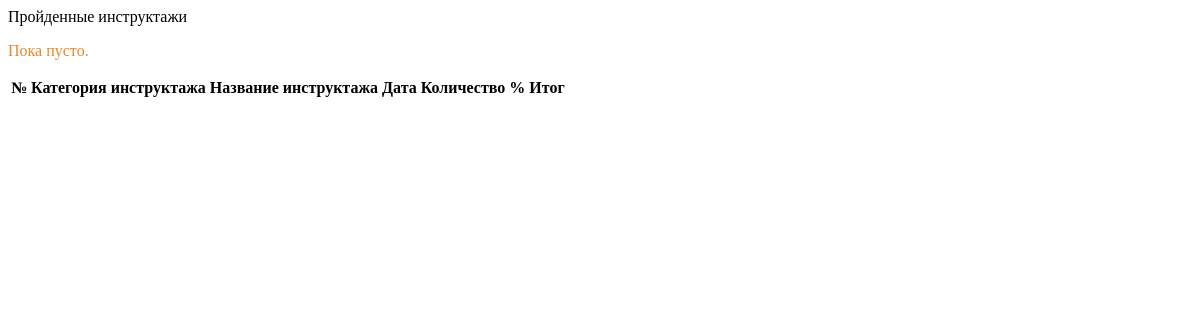
/account/profile/passed_inst/ (signed in), run on an earlier commit of the app's database.
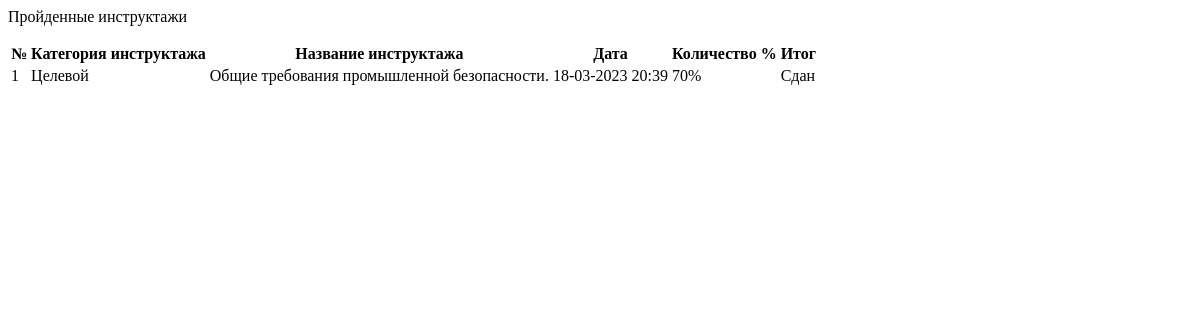
And on a later commit of the database.
### initru/models.py (models this page shows, shortened)
class res(models.Model):
    user  = models.ForeignKey( CustomUser, on_delete=models.CASCADE, verbose_name='Пользователь')
    instruction  = models.ForeignKey( inst, on_delete=models.CASCADE, verbose_name='Инструктаж')
    quiz = models.ForeignKey(test, on_delete=models.CASCADE, verbose_name= 'Тест')
    date_instruction = models.DateTimeField( 'Дата прохождения инструктажа')
    date_instruction_end = models.DateField('Повторное прохождение', null=True)
    result = models.IntegerField( 'Результат в %')
    mark = models.CharField('Прошел', max_length=255)
    class Meta:
        verbose_name = 'Результат'
        verbose_name_plural = 'Результаты'

class inst(models.Model):
    name_instruction = models.CharField(
        'Название инструктажа',
        max_length=64
    )
    date_period = models.IntegerField(
        'Период инструктажа'
    )
    def __str__(self):
        return f'{self.name_instruction}'
    class Meta:
        verbose_name = 'Инструктаж'
        verbose_name_plural = 'Инструктажи'

class test(models.Model):
    instruction = models.ForeignKey( inst, on_delete=models.CASCADE, verbose_name='Инструктаж' )
    name_test = models.CharField( 'Название теста инструктажа', max_length=125 )
    number_of_questions = models.IntegerField('Количество вопросов') ##
    time = models.IntegerField('Ограничение по времени') ##
    required_score_to_pass = models.IntegerField('Рекомендуемый балл в %', help_text='Рекомендуемый балл в %')
    type_user  = models.ForeignKey(typeuser, on_delete=models.CASCADE, verbose_name='Тип пользователя')
    file = models.FileField( 'Файл к тесту', upload_to='instr/', null=True, blank=True)
    class Meta:
        verbose_name = 'Тест'
        verbose_name_plural = 'Тесты'

### initru/views.py (the view)
# urls.py: path('account/profile/passed_inst/', passedView, name="passed_brief_view"),
@login_required
def passedView(request):
    page_name = 'passed_inst.html'
    obj_res = res.objects.filter(user= request.user).order_by("-date_instruction")
    values = {
        'obj':obj_res
    }
    return render(request, page_name, values)

### initru/templates/passed_inst.html
{% load static %}
<div style = 'max-width: 920px;'>
    <p class='text-uppercase text-secondary' style="font-family: 'Inter-Bold';">Пройденные инструктажи</p>
    <div>
        <table class = 'table table-hover table-sm'>
            <thead >
                <tr>
                    <th class = 'text-secondary' scope="col">№</th>
                    <th class = 'text-secondary' scope="col">Категория инструктажа</th>
                    <th class = 'text-secondary' scope="col">Название инструктажа</th>
                    <th class = 'text-secondary' scope="col">Дата</th>
                    <th class = 'text-secondary' scope="col">Количество %</th>
                    <th class='text-center text-secondary' scope="col">Итог</th>
                </tr>
            </thead>
            <tbody>
                {% for o in obj %}
                    <tr>
                        <td>{{ forloop.revcounter }}</td>
                        <td>{{ o.instruction }}</td>
                        <td style = 'max-width: 375px;'>{{ o.quiz.name_test }}</td>
                        <td>{{ o.date_instruction|date:'d-m-Y H:i' }}</td>
                        <td class = 'text-center'>{{ o.result }}%</td>
                        {% if o.mark == 'Не сдан' %}
                        <td class ='bg-danger text-white text-center'>
                            {{ o.mark }}
                        </td>
                        {% else %}
                        <td class = 'bg-success text-white text-center'>
                            {{ o.mark }}
                        </td>
                        {% endif %}
                    </tr>
                {% empty %}
                    <p style='font-family: "Inter-Bold"; color:#E7882B;'>Пока пусто.</p>
                {% endfor %}
            </tbody>
        </table>
    </div>
</div>

What changed in the data, as far as the page shows it:
added res: instruction "Целевой", quiz.name_test "Общие требования промышленной безопасности.", date_instruction "18-03-2023 20:39", result "70", mark "Сдан"
Also different on the page:
text no longer shown: "Пока пусто."
